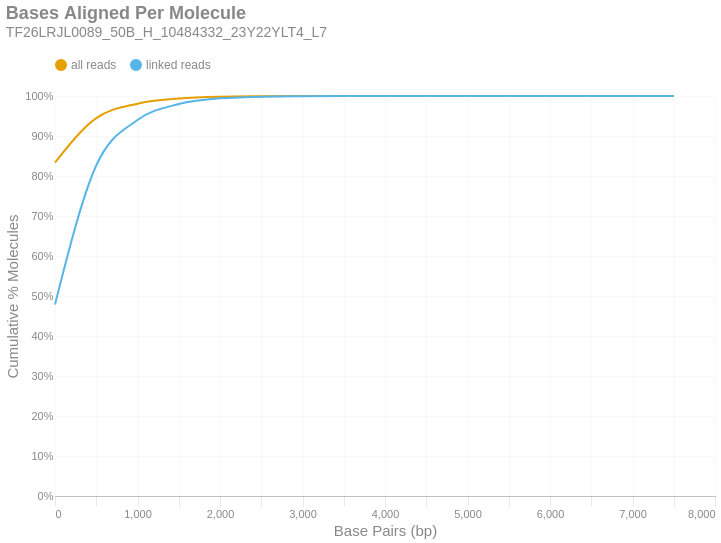

Notebook code for this chart:
### Markdown cell above
### Bases Aligned Per Molecule
This is a cumulative frequency distribution showing the number of base pairs aligned per unique molecule. These data are shown in 500 bp bins. There are two distributions: one with `all reads` (yellow) and another with only `linked reads` (blue). The percent of molecules in the `linked reads` distribution is relative to the total number of linked molecules.

### Code cell
if SKIPLR:
    print_html(f"Skipped")
else:
    binned_df = consolidated_hist(valids['aligned_bp'], mask, 500, True)
    with SafeRender(binned_df):
        (
            density_plot(binned_df, 'Bases Aligned Per Molecule', samplename, 'basesper')
            .encode(
                x=alt.X('bin:Q', title="Base Pairs (bp)").axis(tickMinStep=500).scale(padding=0),
                y=alt.Y('value:Q', title='Cumulative % Molecules')
                    .axis(format='%')
                    .scale(domain = [0,1])
                    .stack(False),
                color=alt.Color("key:N").scale(domain = ["all reads", "linked reads"]),
                tooltip = [
                    alt.Tooltip("key:N", title = "Data Type"),
                    alt.Tooltip("range_label:N", title="Bases Aligned Per Molecule"),
                    alt.Tooltip("value:Q", format = ".2%", title="% Molecules (Cum.)")
                ]
            )
        ).display()

### Figure 1 — Vega-Lite specification as saved in the notebook (floating-point values rounded to 4 significant figures)
{"width": "container", "height": 400, "config": {"title": {"anchor": "start", "dy": -15, "fontSize": 18, "color": "#888888", "subtitleColor": "#888888", "subtitleFontSize": 14}, "arc": {"fill": "#0072B2"}, "axis": {"domainColor": "#888888", "domainWidth": 0.5, "gridWidth": 0.2, "grid": false, "titleFontWeight": 400, "titleFontSize": 15, "labelFontSize": 11, "labelColor": "#888888", "tickColor": "#888888", "tickWidth": 0.2, "titleColor": "#888888"}, "axisBand": {"grid": false}, "axisX": {"grid": true, "tickSize": 10, "domainCap": "round"}, "axisY": {"domain": false, "grid": true, "tickSize": 0, "domainCap": "round"}, "background": "transparent", "header": {"labelFontSize": 15, "labelColor": "#888888", "titleFontSize": 15, "titleFontWeight": 600, "titleColor": "#888888"}, "legend": {"labelFont": "sans-serif", "labelFontSize": 12, "labelColor": "#888888", "symbolSize": 100, "symbolType": "circle", "titleFontSize": 12, "titlePadding": 10, "titleColor": "#888888", "title": null, "orient": "top"}, "range": {"category": ["#E69F00", "#56B4E9", "#009E73", "#F0E442", "#0072B2", "#D55E00", "#CC79A7", "#000000"], "diverging": ["#cfe8f3", "#a2d4ec", "#73bfe2", "#46abdb", "#1696d2", "#12719e"]}, "area": {"fill": "#0072B2", "fillOpacity": 0.7, "line": true, "strokeOpacity": 0.7}, "line": {"color": "#0072B2", "stroke": "#0072B2", "strokeWidth": 2}, "trail": {"color": "#0072B2", "stroke": "#0072B2", "strokeWidth": 0, "size": 1}, "point": {"filled": true, "fillOpacity": 1.0, "size": 95}, "text": {"color": "#888888", "fontSize": 11, "align": "right", "fontWeight": 400, "size": 11}, "bar": {"fill": "#0072B2", "stroke": null}, "view": {"stroke": null, "continuousWidth": 660, "continuousHeight": 400}}, "data": {"name": "data-33bc2f1030b5e0fca8644f5eac5b9b44"}, "mark": {"type": "line", "interpolate": "monotone", "point": {"opacity": 0, "size": 275}}, "encoding": {"color": {"field": "key", "scale": {"domain": ["all reads", "linked reads"]}, "type": "nominal"}, "tooltip": [{"field": "key", "title": "Data Type", "type": "nominal"}, {"field": "range_label", "title": "Bases Aligned Per Molecule", "type": "nominal"}, {"field": "value", "format": ".2%", "title": "% Molecules (Cum.)", "type": "quantitative"}], "x": {"axis": {"tickMinStep": 500}, "field": "bin", "scale": {"padding": 0}, "title": "Base Pairs (bp)", "type": "quantitative"}, "y": {"axis": {"format": "%"}, "field": "value", "scale": {"domain": [0, 1]}, "stack": false, "title": "Cumulative % Molecules", "type": "quantitative"}}, "params": [{"name": "param_c36ac31b6afebe62", "select": {"type": "point", "fields": ["key"]}, "bind": "legend"}], "title": {"text": "Bases Aligned Per Molecule", "subtitle": "TF26LRJL0089_50B_H_10484332_23Y22YLT4_L7"}, "transform": [{"fold": ["all reads (cumsum)", "linked reads (cumsum)"]}, {"calculate": "replace(datum.key, ' (cumsum)', '')", "as": "key"}, {"filter": {"param": "param_c36ac31b6afebe62"}}], "usermeta": {"embedOptions": {"downloadFileName": "TF26LRJL0089_50B_H_10484332_23Y22YLT4_L7.basesper"}}, "$schema": "https://vega.github.io/schema/vega-lite/v6.4.1.json", "datasets": {"data-33bc2f1030b5e0fca8644f5eac5b9b44": [{"bin": "0.0", "interval": "0.0-500.0", "all reads": 0.8335, "linked reads": 0.4788, "all reads (cumsum)": 0.8335, "linked reads (cumsum)": 0.4788, "range_label": "0-499"}, {"bin": "500.0", "interval": "500.0-1000.0", "all reads": 0.1111, "linked reads": 0.3473, "all reads (cumsum)": 0.9446, "linked reads (cumsum)": 0.8262, "range_label": "500-999"}, {"bin": "1000.0", "interval": "1000.0-1500.0", "all reads": 0.03626, "linked reads": 0.1138, "all reads (cumsum)": 0.9809, "linked reads (cumsum)": 0.9399, "range_label": "1000-1499"}, {"bin": "1500.0", "interval": "1500.0-2000.0", "all reads": 0.01275, "linked reads": 0.04001, "all reads (cumsum)": 0.9936, "linked reads (cumsum)": 0.9799, "range_label": "1500-1999"}, {"bin": "2000.0", "interval": "2000.0-2500.0", "all reads": 0.004538, "linked reads": 0.01424, "all reads (cumsum)": 0.9981, "linked reads (cumsum)": 0.9942, "range_label": "2000-2499"}, {"bin": "2500.0", "interval": "2500.0-3000.0", "all reads": 0.001251, "linked reads": 0.003927, "all reads (cumsum)": 0.9994, "linked reads (cumsum)": 0.9981, "range_label": "2500-2999"}, {"bin": "3000.0", "interval": "3000.0-3500.0", "all reads": 0.0003959, "linked reads": 0.001243, "all reads (cumsum)": 0.9998, "linked reads (cumsum)": 0.9993, "range_label": "3000-3499"}, {"bin": "3500.0", "interval": "3500.0-4000.0", "all reads": 0.0001396, "linked reads": 0.0004382, "all reads (cumsum)": 0.9999, "linked reads (cumsum)": 0.9998, "range_label": "3500-3999"}, {"bin": "4000.0", "interval": "4000.0-4500.0", "all reads": 4.875e-05, "linked reads": 0.000153, "all reads (cumsum)": 1.0, "linked reads (cumsum)": 0.9999, "range_label": "4000-4499"}, {"bin": "4500.0", "interval": "4500.0-5000.0", "all reads": 1.398e-05, "linked reads": 4.389e-05, "all reads (cumsum)": 1.0, "linked reads (cumsum)": 1.0, "range_label": "4500-4999"}, {"bin": "5000.0", "interval": "5000.0-5500.0", "all reads": 5.244e-06, "linked reads": 1.646e-05, "all reads (cumsum)": 1.0, "linked reads (cumsum)": 1.0, "range_label": "5000-5499"}, {"bin": "5500.0", "interval": "5500.0-6000.0", "all reads": 1.068e-06, "linked reads": 3.352e-06, "all reads (cumsum)": 1.0, "linked reads (cumsum)": 1.0, "range_label": "5500-5999"}, {"bin": "6000.0", "interval": "6000.0-6500.0", "all reads": 5.826e-07, "linked reads": 1.829e-06, "all reads (cumsum)": 1.0, "linked reads (cumsum)": 1.0, "range_label": "6000-6499"}, {"bin": "6500.0", "interval": "6500.0-7000.0", "all reads": 3.884e-07, "linked reads": 1.219e-06, "all reads (cumsum)": 1.0, "linked reads (cumsum)": 1.0, "range_label": "6500-6999"}, {"bin": "7000.0", "interval": "7000.0-7500.0", "all reads": 0.0, "linked reads": 0.0, "all reads (cumsum)": 1.0, "linked reads (cumsum)": 1.0, "range_label": "7000-7499"}, {"bin": "7500.0", "interval": "7500.0-8000.0", "all reads": 9.711e-08, "linked reads": 3.048e-07, "all reads (cumsum)": 1.0, "linked reads (cumsum)": 1.0, "range_label": "7500-7999"}]}}
